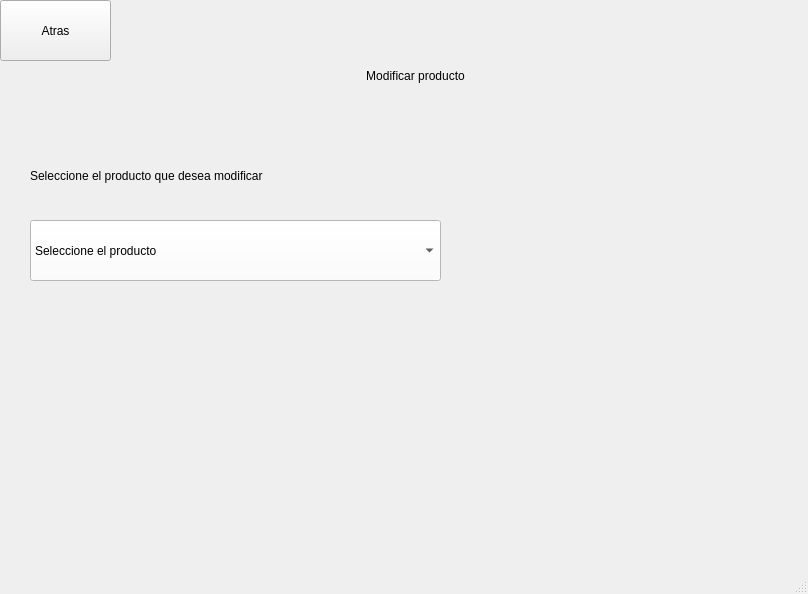
<?xml version="1.0" encoding="UTF-8"?>
<ui version="4.0">
 <class>crear_producto</class>
 <widget class="QMainWindow" name="crear_producto">
  <property name="geometry">
   <rect>
    <x>0</x>
    <y>0</y>
    <width>808</width>
    <height>594</height>
   </rect>
  </property>
  <property name="windowTitle">
   <string>Crear producto</string>
  </property>
  <property name="styleSheet">
   <string notr="true"/>
  </property>
  <widget class="QWidget" name="centralwidget">
   <widget class="QPushButton" name="pushButton_6">
    <property name="geometry">
     <rect>
      <x>0</x>
      <y>0</y>
      <width>111</width>
      <height>61</height>
     </rect>
    </property>
    <property name="styleSheet">
     <string notr="true">font: 16pt &quot;Arial&quot;;</string>
    </property>
    <property name="text">
     <string>Atras</string>
    </property>
   </widget>
   <widget class="QComboBox" name="comboBox">
    <property name="geometry">
     <rect>
      <x>30</x>
      <y>220</y>
      <width>411</width>
      <height>61</height>
     </rect>
    </property>
    <property name="styleSheet">
     <string notr="true">background-color: rgb(255, 255, 255);
font: 10pt &quot;Arial&quot;;
</string>
    </property>
    <item>
     <property name="text">
      <string>Seleccione el producto</string>
     </property>
    </item>
    <item>
     <property name="text">
      <string>Producto1</string>
     </property>
    </item>
    <item>
     <property name="text">
      <string>Producto2</string>
     </property>
    </item>
   </widget>
   <widget class="QLabel" name="label">
    <property name="geometry">
     <rect>
      <x>140</x>
      <y>50</y>
      <width>551</width>
      <height>51</height>
     </rect>
    </property>
    <property name="layoutDirection">
     <enum>Qt::LeftToRight</enum>
    </property>
    <property name="styleSheet">
     <string notr="true">font: 20pt &quot;Arial&quot;;</string>
    </property>
    <property name="text">
     <string>Modificar producto</string>
    </property>
    <property name="alignment">
     <set>Qt::AlignCenter</set>
    </property>
   </widget>
   <widget class="QLabel" name="label_2">
    <property name="geometry">
     <rect>
      <x>30</x>
      <y>150</y>
      <width>731</width>
      <height>51</height>
     </rect>
    </property>
    <property name="styleSheet">
     <string notr="true">font: 15pt &quot;Arial&quot;;</string>
    </property>
    <property name="text">
     <string>Seleccione el producto que desea modificar</string>
    </property>
   </widget>
  </widget>
  <widget class="QMenuBar" name="menubar">
   <property name="geometry">
    <rect>
     <x>0</x>
     <y>0</y>
     <width>808</width>
     <height>26</height>
    </rect>
   </property>
  </widget>
  <widget class="QStatusBar" name="statusbar"/>
 </widget>
 <resources/>
 <connections/>
</ui>
